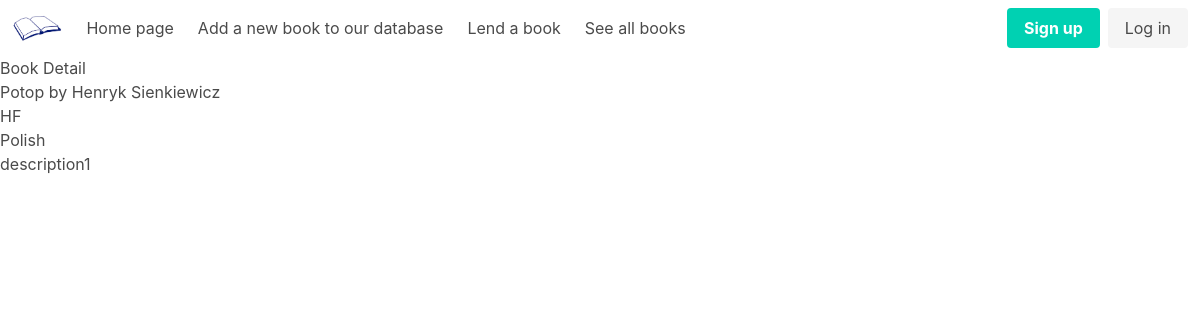
Screenshot of /book/detail/1 with the database file from the repository.
### book/models.py (models this page shows, shortened)
class Book(models.Model):
    name = models.CharField(max_length=50, unique=True)
    author = models.CharField(max_length=35, null=True)
    GENRE_CHOICES = (
        ('FA', 'Fantasy'),
        ('AD', 'Adventure'),
        ('RO', 'Romance'),
        ('CO', 'Contemporary'),
        ('DY', 'Dystopian'),
        ('MY', 'Mystery'),
        ('HO', 'Horror'),
        ('TH', 'Thriller'),
        ('PA', 'Paranormal'),
        ('HF', 'Historical Fiction'),
        ('SF', 'Science Fiction'),
        ('CH', "Children's"),
        ('OT', 'Other'),
    )
    genre = models.CharField(max_length=25, choices=GENRE_CHOICES, null=True)
    language = models.CharField(max_length=25, null=True)
    description = models.TextField(max_length=200)
    isbn = models.PositiveBigIntegerField(unique=True, validators=[MaxValueValidator(9999999999999), MinValueValidator(1000000000000)])
    class Meta:
        ordering = ['name']

### book/views.py (the view)
# urls.py: path('detail/<int:pk>', BookDetailView.as_view(), name='detail'),
class BookDetailView(DetailView):
    model = Book
    template_name = 'book/book_detail.html'
    fields = '__all__'
    success_url = reverse_lazy('book:index')

### book/templates/book/book_detail.html
{% extends 'base.html' %}
{% block content %}
<h1>Book Detail</h1>
<h2>{{book.name}} by {{book.author}}</h2>
<p>{{book.genre}}</p>
<p>{{book.language}}</p>
<p>{{book.description}}</p>
{% endblock %}

### rows the page displays
Book: name "Potop", author "Henryk Sienkiewicz", genre "HF", language "Polish", description "description1"
